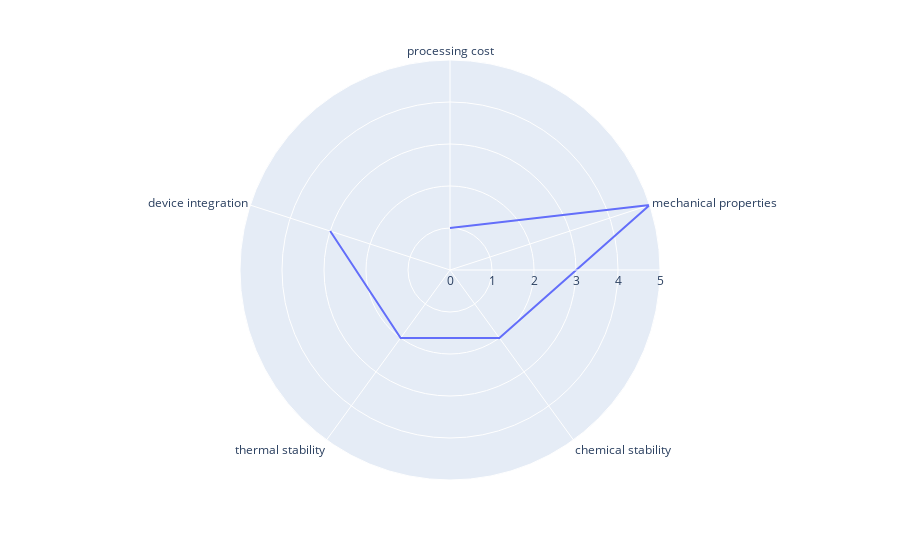

Write notebook code for a chart like this one.
### Code cell
"""
df : The whole Dataframe
r  : measure values 
theta : the data to disptach around the chart

"""

fig = px.line_polar(df,r='r',theta='theta')
fig.show()

### Figure 1 — Plotly figure (JSON) as saved in the notebook; plotly's stock layout.template omitted (floating-point values rounded to 4 significant figures)
{"data": [{"hovertemplate": "r=%{r}<br>theta=%{theta}<extra></extra>", "legendgroup": "", "line": {"color": "#636efa", "dash": "solid"}, "marker": {"symbol": "circle"}, "mode": "lines", "name": "", "r": [1, 5, 2, 2, 3], "showlegend": false, "subplot": "polar", "theta": ["processing cost", "mechanical properties", "chemical stability", "thermal stability", "device integration"], "type": "scatterpolar"}], "layout": {"legend": {"tracegroupgap": 0}, "margin": {"t": 60}, "polar": {"angularaxis": {"direction": "clockwise", "rotation": 90}, "domain": {"x": [0, 1], "y": [0, 1]}}}}
